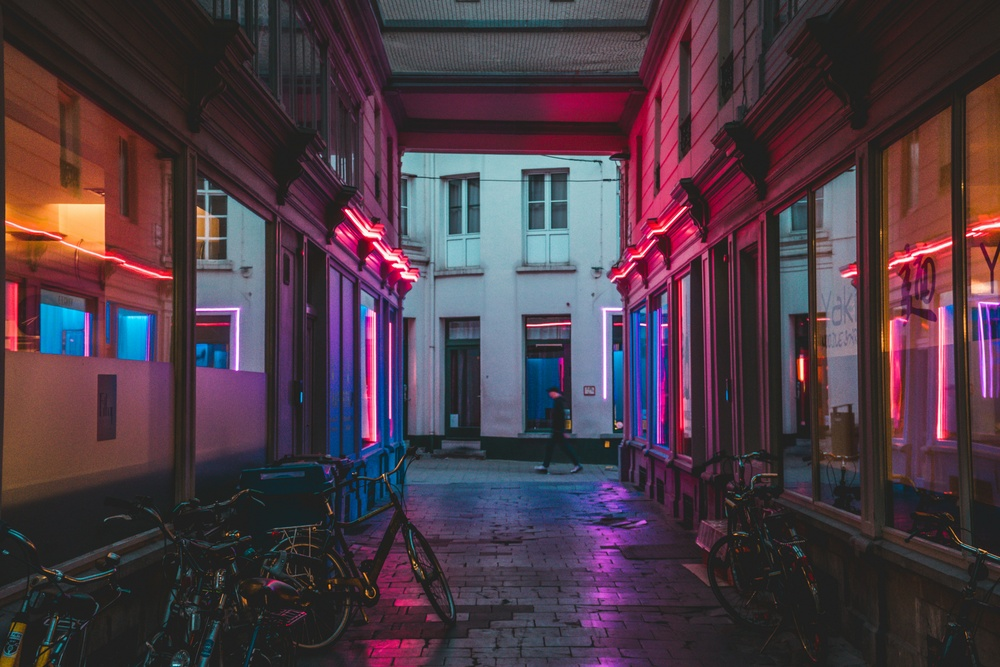
#> input picture DAY06/image.jpg, 1000 x 667 px, shrunk from 5874 x 3916 before the run
$ python stride.py
#> lines starting #> are read from the running program, lines starting #| are printed output that depends on the picture
from PIL import Image
import numpy as np
import matplotlib.pyplot as plt


img = Image.open("image.jpg").convert("L")
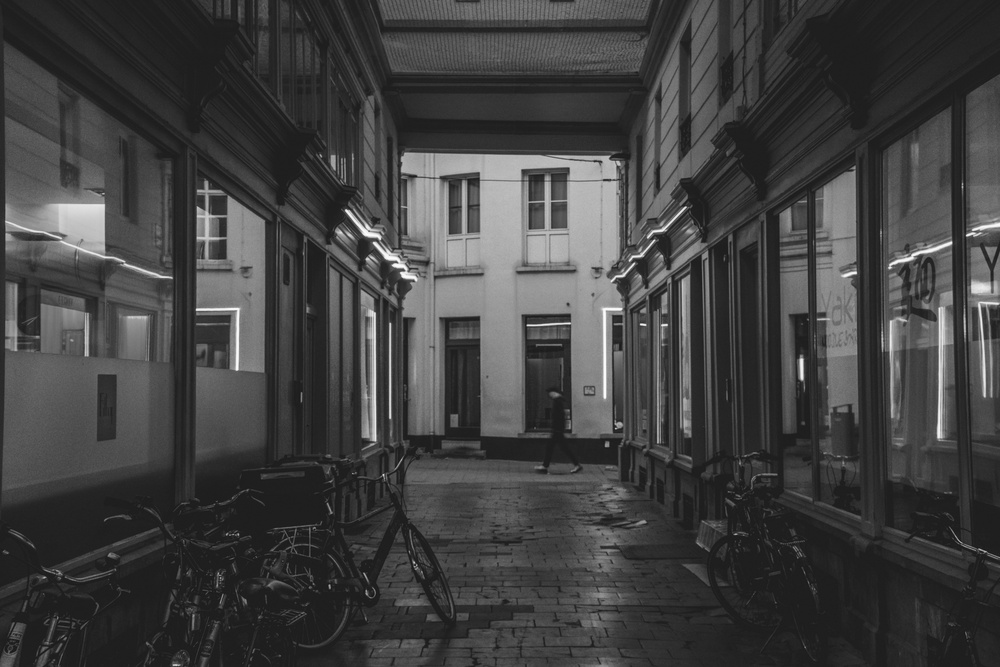
#> img: PIL image 1000x667 L; min 18, max 254, mean 65
img = np.array(img)

print("Original Image Shape:", img.shape)
#| Original Image Shape: (667, 1000)


kernel = np.array([
    [1, 1, 1],
    [1, 1, 1],
    [1, 1, 1]
], dtype=float)

kernel = kernel / 9


def convolve_stride(image, kernel, stride):

#> called with kernel = array of shape (3, 3), stride = 1
    img_h = image.shape[0]
#> img_h = 667
    img_w = image.shape[1]
#> img_w = 1000

    kernel_h = kernel.shape[0]
    kernel_w = kernel.shape[1]

    output_h = ((img_h - kernel_h) // stride) + 1
#> output_h = 665
    output_w = ((img_w - kernel_w) // stride) + 1
#> output_w = 998

    output = np.zeros((output_h, output_w))

    out_row = 0

    for i in range(0, img_h - kernel_h + 1, stride):

        out_col = 0

        for j in range(0, img_w - kernel_w + 1, stride):

            total = 0

            for ki in range(kernel_h):

                for kj in range(kernel_w):

                    total += (
                        image[i + ki][j + kj]
                        * kernel[ki][kj]
                    )

            output[out_row][out_col] = total

            out_col += 1

        out_row += 1
#> after the loop, out_row = 665

    output = np.clip(output, 0, 255)

    return output.astype(np.uint8)


stride1_output = convolve_stride(
    img,
    kernel,
    stride=1
)


stride2_output = convolve_stride(
    img,
    kernel,
    stride=2
)


print("\nStride 1 Output Shape:")
print(stride1_output.shape)
#| (665, 998)

print("\nStride 2 Output Shape:")
print(stride2_output.shape)
#| (333, 499)


Image.fromarray(stride1_output).save(
    "stride1_output.jpg"
)

Image.fromarray(stride2_output).save(
    "stride2_output.jpg"
)

print("\nImages Saved Successfully")


plt.figure(figsize=(15, 5))

plt.subplot(1, 3, 1)
plt.imshow(img, cmap="gray")
plt.title("Original")
plt.axis("off")

plt.subplot(1, 3, 2)
plt.imshow(stride1_output, cmap="gray")
plt.title("Stride = 1")
plt.axis("off")

plt.subplot(1, 3, 3)
plt.imshow(stride2_output, cmap="gray")
plt.title("Stride = 2")
plt.axis("off")

plt.tight_layout()
plt.show()
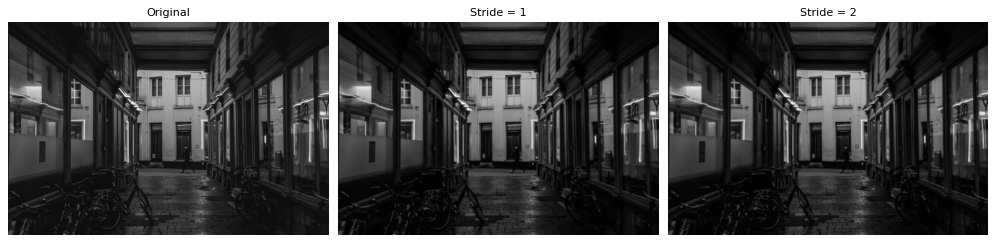
#> figure drawn by matplotlib, 3 panels
